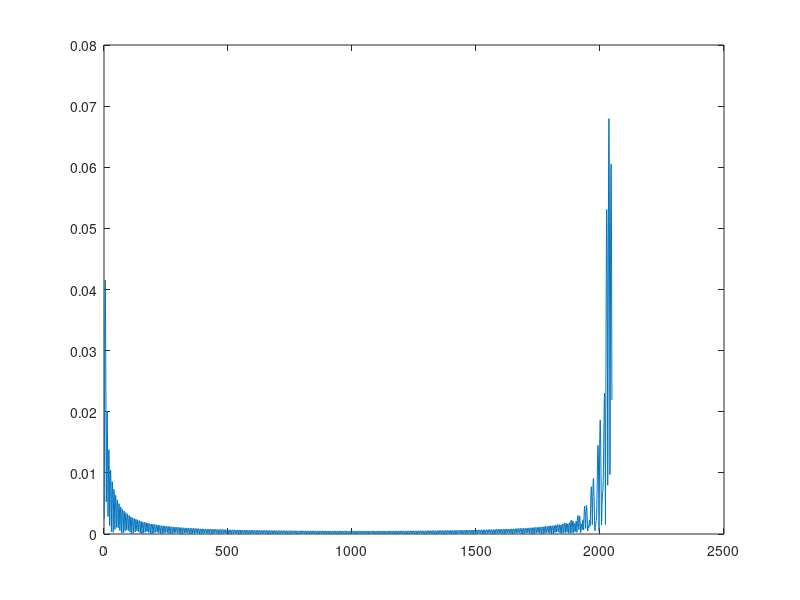

Reproduce this figure in MATLAB. (Note: this script raises an error after producing the figure.)
clear all;
close all;

A                       = importdata("sparameters_bandpass.dat");

frequencyPart           = A(:,1);
realPart                = A(:,2);
imaginaryPart           = A(:,3);

s11                     = (realPart + imaginaryPart*i)';
N                       = length(s11);
M                       = 2048;

s11_time                = ifft(s11, 2048);

figure(1)
plot(abs(s11_time))

  
window                  = hamming(N);

window_freq             = (2/N) * fft(window, M);

freq_multiplication     = Y.*window_freq';



figure(2)

subplot(311)
plot(20*log10(abs(s11)))
grid on;
xlabel('Frequency (GHz)')
ylabel('S11 (dB)')

subplot(312)
plot(20*log10(abs(s11_time)))
grid on;
xlabel('Time (ns)')
ylabel('S11 (dB)')
